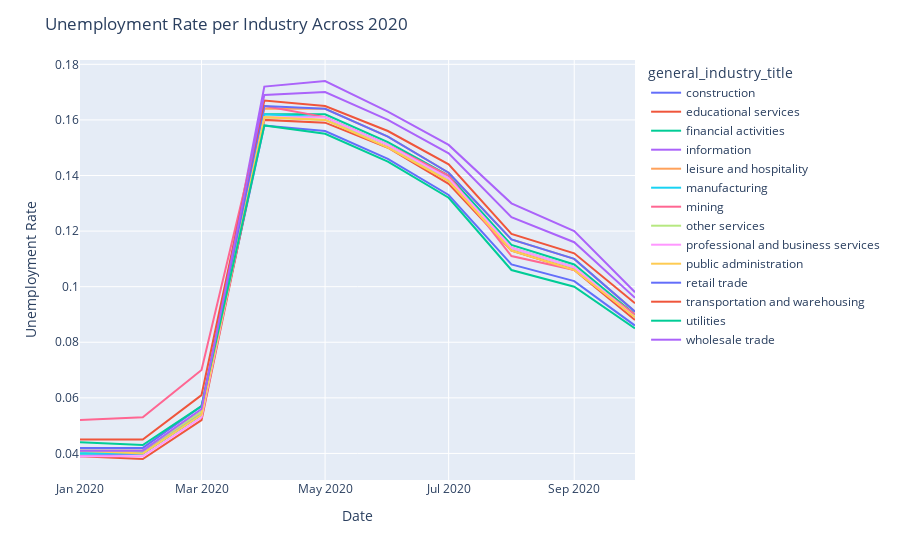

Source (notebook cell):
### Code cell
#mask = upd_df.continent.isin(continents)
fig = px.line(melted_final, 
    x="rate_date", y="value", color='general_industry_title')
fig.update_xaxes(title_text='Date')
fig.update_yaxes(title_text="Unemployment Rate")
fig.update_layout(title='Unemployment Rate per Industry Across 2020')
fig.show()

### Figure 1 — Plotly figure (JSON) as saved in the notebook; plotly's stock layout.template omitted (floating-point values rounded to 4 significant figures)
{"data": [{"hovertemplate": "general_industry_title=construction <br>rate_date=%{x}<br>value=%{y}<extra></extra>", "legendgroup": "construction ", "line": {"color": "#636efa", "dash": "solid"}, "mode": "lines", "name": "construction ", "orientation": "v", "showlegend": true, "type": "scatter", "x": ["2020-01-01T00:00:00", "2020-02-01T00:00:00", "2020-03-01T00:00:00", "2020-04-01T00:00:00", "2020-05-01T00:00:00", "2020-06-01T00:00:00", "2020-07-01T00:00:00", "2020-08-01T00:00:00", "2020-09-01T00:00:00", "2020-10-01T00:00:00"], "xaxis": "x", "y": [0.041, 0.041, 0.055, 0.158, 0.156, 0.146, 0.133, 0.108, 0.102, 0.086], "yaxis": "y"}, {"hovertemplate": "general_industry_title=educational services <br>rate_date=%{x}<br>value=%{y}<extra></extra>", "legendgroup": "educational services ", "line": {"color": "#EF553B", "dash": "solid"}, "mode": "lines", "name": "educational services ", "orientation": "v", "showlegend": true, "type": "scatter", "x": ["2020-01-01T00:00:00", "2020-02-01T00:00:00", "2020-03-01T00:00:00", "2020-04-01T00:00:00", "2020-05-01T00:00:00", "2020-06-01T00:00:00", "2020-07-01T00:00:00", "2020-08-01T00:00:00", "2020-09-01T00:00:00", "2020-10-01T00:00:00"], "xaxis": "x", "y": [0.039, 0.038, 0.052, 0.16, 0.159, 0.15, 0.137, 0.113, 0.106, 0.088], "yaxis": "y"}, {"hovertemplate": "general_industry_title=financial activities <br>rate_date=%{x}<br>value=%{y}<extra></extra>", "legendgroup": "financial activities ", "line": {"color": "#00cc96", "dash": "solid"}, "mode": "lines", "name": "financial activities ", "orientation": "v", "showlegend": true, "type": "scatter", "x": ["2020-01-01T00:00:00", "2020-02-01T00:00:00", "2020-03-01T00:00:00", "2020-04-01T00:00:00", "2020-05-01T00:00:00", "2020-06-01T00:00:00", "2020-07-01T00:00:00", "2020-08-01T00:00:00", "2020-09-01T00:00:00", "2020-10-01T00:00:00"], "xaxis": "x", "y": [0.04, 0.04, 0.054, 0.162, 0.162, 0.152, 0.14, 0.115, 0.108, 0.09], "yaxis": "y"}, {"hovertemplate": "general_industry_title=information <br>rate_date=%{x}<br>value=%{y}<extra></extra>", "legendgroup": "information ", "line": {"color": "#ab63fa", "dash": "solid"}, "mode": "lines", "name": "information ", "orientation": "v", "showlegend": true, "type": "scatter", "x": ["2020-01-01T00:00:00", "2020-02-01T00:00:00", "2020-03-01T00:00:00", "2020-04-01T00:00:00", "2020-05-01T00:00:00", "2020-06-01T00:00:00", "2020-07-01T00:00:00", "2020-08-01T00:00:00", "2020-09-01T00:00:00", "2020-10-01T00:00:00"], "xaxis": "x", "y": [0.039, 0.04, 0.055, 0.172, 0.174, 0.163, 0.151, 0.13, 0.12, 0.098], "yaxis": "y"}, {"hovertemplate": "general_industry_title=leisure and hospitality <br>rate_date=%{x}<br>value=%{y}<extra></extra>", "legendgroup": "leisure and hospitality ", "line": {"color": "#FFA15A", "dash": "solid"}, "mode": "lines", "name": "leisure and hospitality ", "orientation": "v", "showlegend": true, "type": "scatter", "x": ["2020-01-01T00:00:00", "2020-02-01T00:00:00", "2020-03-01T00:00:00", "2020-04-01T00:00:00", "2020-05-01T00:00:00", "2020-06-01T00:00:00", "2020-07-01T00:00:00", "2020-08-01T00:00:00", "2020-09-01T00:00:00", "2020-10-01T00:00:00"], "xaxis": "x", "y": [0.041, 0.041, 0.055, 0.164, 0.164, 0.154, 0.141, 0.117, 0.11, 0.091], "yaxis": "y"}, {"hovertemplate": "general_industry_title=manufacturing <br>rate_date=%{x}<br>value=%{y}<extra></extra>", "legendgroup": "manufacturing ", "line": {"color": "#19d3f3", "dash": "solid"}, "mode": "lines", "name": "manufacturing ", "orientation": "v", "showlegend": true, "type": "scatter", "x": ["2020-01-01T00:00:00", "2020-02-01T00:00:00", "2020-03-01T00:00:00", "2020-04-01T00:00:00", "2020-05-01T00:00:00", "2020-06-01T00:00:00", "2020-07-01T00:00:00", "2020-08-01T00:00:00", "2020-09-01T00:00:00", "2020-10-01T00:00:00"], "xaxis": "x", "y": [0.04, 0.04, 0.054, 0.162, 0.161, 0.151, 0.139, 0.114, 0.107, 0.089], "yaxis": "y"}, {"hovertemplate": "general_industry_title=mining <br>rate_date=%{x}<br>value=%{y}<extra></extra>", "legendgroup": "mining ", "line": {"color": "#FF6692", "dash": "solid"}, "mode": "lines", "name": "mining ", "orientation": "v", "showlegend": true, "type": "scatter", "x": ["2020-01-01T00:00:00", "2020-02-01T00:00:00", "2020-03-01T00:00:00", "2020-04-01T00:00:00", "2020-05-01T00:00:00", "2020-06-01T00:00:00", "2020-07-01T00:00:00", "2020-08-01T00:00:00", "2020-09-01T00:00:00", "2020-10-01T00:00:00"], "xaxis": "x", "y": [0.052, 0.053, 0.07, 0.165, 0.161, 0.151, 0.14, 0.111, 0.106, 0.09], "yaxis": "y"}, {"hovertemplate": "general_industry_title=other services <br>rate_date=%{x}<br>value=%{y}<extra></extra>", "legendgroup": "other services ", "line": {"color": "#B6E880", "dash": "solid"}, "mode": "lines", "name": "other services ", "orientation": "v", "showlegend": true, "type": "scatter", "x": ["2020-01-01T00:00:00", "2020-02-01T00:00:00", "2020-03-01T00:00:00", "2020-04-01T00:00:00", "2020-05-01T00:00:00", "2020-06-01T00:00:00", "2020-07-01T00:00:00", "2020-08-01T00:00:00", "2020-09-01T00:00:00", "2020-10-01T00:00:00"], "xaxis": "x", "y": [0.041, 0.041, 0.055, 0.161, 0.16, 0.151, 0.138, 0.114, 0.107, 0.089], "yaxis": "y"}, {"hovertemplate": "general_industry_title=professional and business services <br>rate_date=%{x}<br>value=%{y}<extra></extra>", "legendgroup": "professional and business services ", "line": {"color": "#FF97FF", "dash": "solid"}, "mode": "lines", "name": "professional and business services ", "orientation": "v", "showlegend": true, "type": "scatter", "x": ["2020-01-01T00:00:00", "2020-02-01T00:00:00", "2020-03-01T00:00:00", "2020-04-01T00:00:00", "2020-05-01T00:00:00", "2020-06-01T00:00:00", "2020-07-01T00:00:00", "2020-08-01T00:00:00", "2020-09-01T00:00:00", "2020-10-01T00:00:00"], "xaxis": "x", "y": [0.039, 0.039, 0.053, 0.161, 0.161, 0.151, 0.139, 0.114, 0.107, 0.089], "yaxis": "y"}, {"hovertemplate": "general_industry_title=public administration<br>rate_date=%{x}<br>value=%{y}<extra></extra>", "legendgroup": "public administration", "line": {"color": "#FECB52", "dash": "solid"}, "mode": "lines", "name": "public administration", "orientation": "v", "showlegend": true, "type": "scatter", "x": ["2020-01-01T00:00:00", "2020-02-01T00:00:00", "2020-03-01T00:00:00", "2020-04-01T00:00:00", "2020-05-01T00:00:00", "2020-06-01T00:00:00", "2020-07-01T00:00:00", "2020-08-01T00:00:00", "2020-09-01T00:00:00", "2020-10-01T00:00:00"], "xaxis": "x", "y": [0.041, 0.04, 0.054, 0.161, 0.16, 0.15, 0.138, 0.113, 0.106, 0.089], "yaxis": "y"}, {"hovertemplate": "general_industry_title=retail trade <br>rate_date=%{x}<br>value=%{y}<extra></extra>", "legendgroup": "retail trade ", "line": {"color": "#636efa", "dash": "solid"}, "mode": "lines", "name": "retail trade ", "orientation": "v", "showlegend": true, "type": "scatter", "x": ["2020-01-01T00:00:00", "2020-02-01T00:00:00", "2020-03-01T00:00:00", "2020-04-01T00:00:00", "2020-05-01T00:00:00", "2020-06-01T00:00:00", "2020-07-01T00:00:00", "2020-08-01T00:00:00", "2020-09-01T00:00:00", "2020-10-01T00:00:00"], "xaxis": "x", "y": [0.042, 0.042, 0.057, 0.165, 0.164, 0.154, 0.141, 0.117, 0.11, 0.091], "yaxis": "y"}, {"hovertemplate": "general_industry_title=transportation and warehousing <br>rate_date=%{x}<br>value=%{y}<extra></extra>", "legendgroup": "transportation and warehousing ", "line": {"color": "#EF553B", "dash": "solid"}, "mode": "lines", "name": "transportation and warehousing ", "orientation": "v", "showlegend": true, "type": "scatter", "x": ["2020-01-01T00:00:00", "2020-02-01T00:00:00", "2020-03-01T00:00:00", "2020-04-01T00:00:00", "2020-05-01T00:00:00", "2020-06-01T00:00:00", "2020-07-01T00:00:00", "2020-08-01T00:00:00", "2020-09-01T00:00:00", "2020-10-01T00:00:00"], "xaxis": "x", "y": [0.045, 0.045, 0.061, 0.167, 0.165, 0.156, 0.144, 0.119, 0.112, 0.094], "yaxis": "y"}, {"hovertemplate": "general_industry_title=utilities <br>rate_date=%{x}<br>value=%{y}<extra></extra>", "legendgroup": "utilities ", "line": {"color": "#00cc96", "dash": "solid"}, "mode": "lines", "name": "utilities ", "orientation": "v", "showlegend": true, "type": "scatter", "x": ["2020-01-01T00:00:00", "2020-02-01T00:00:00", "2020-03-01T00:00:00", "2020-04-01T00:00:00", "2020-05-01T00:00:00", "2020-06-01T00:00:00", "2020-07-01T00:00:00", "2020-08-01T00:00:00", "2020-09-01T00:00:00", "2020-10-01T00:00:00"], "xaxis": "x", "y": [0.044, 0.043, 0.057, 0.158, 0.155, 0.145, 0.132, 0.106, 0.1, 0.085], "yaxis": "y"}, {"hovertemplate": "general_industry_title=wholesale trade <br>rate_date=%{x}<br>value=%{y}<extra></extra>", "legendgroup": "wholesale trade ", "line": {"color": "#ab63fa", "dash": "solid"}, "mode": "lines", "name": "wholesale trade ", "orientation": "v", "showlegend": true, "type": "scatter", "x": ["2020-01-01T00:00:00", "2020-02-01T00:00:00", "2020-03-01T00:00:00", "2020-04-01T00:00:00", "2020-05-01T00:00:00", "2020-06-01T00:00:00", "2020-07-01T00:00:00", "2020-08-01T00:00:00", "2020-09-01T00:00:00", "2020-10-01T00:00:00"], "xaxis": "x", "y": [0.041, 0.041, 0.056, 0.169, 0.17, 0.16, 0.148, 0.125, 0.116, 0.096], "yaxis": "y"}], "layout": {"legend": {"title": {"text": "general_industry_title"}, "tracegroupgap": 0}, "margin": {"t": 60}, "title": {"text": "Unemployment Rate per Industry Across 2020"}, "xaxis": {"anchor": "y", "domain": [0, 1], "title": {"text": "Date"}}, "yaxis": {"anchor": "x", "domain": [0, 1], "title": {"text": "Unemployment Rate"}}}}
